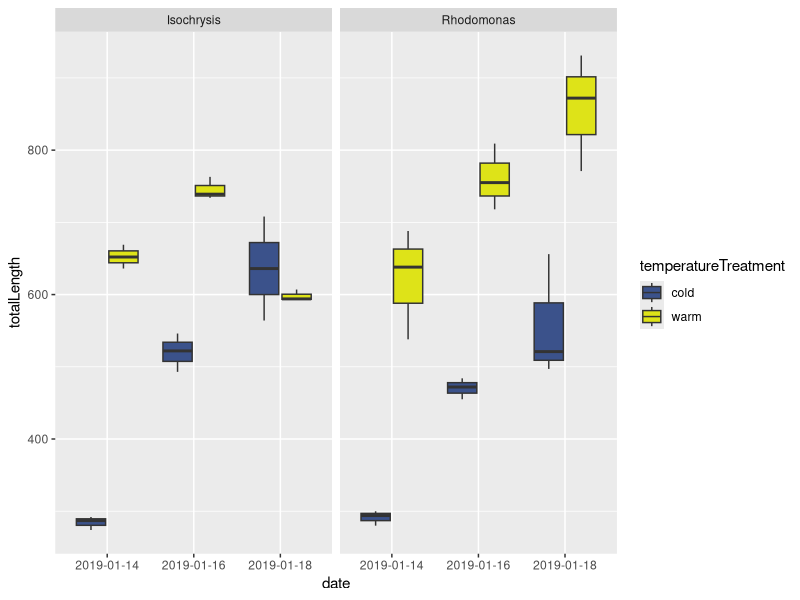
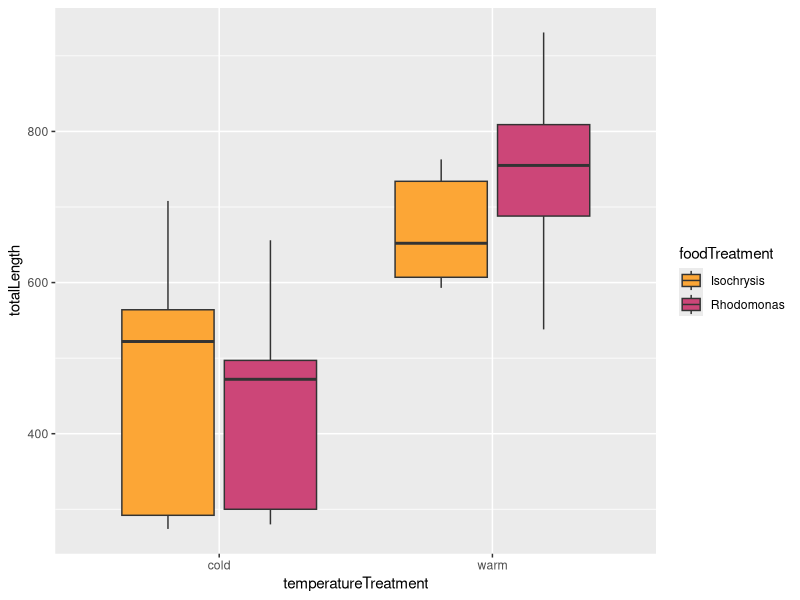
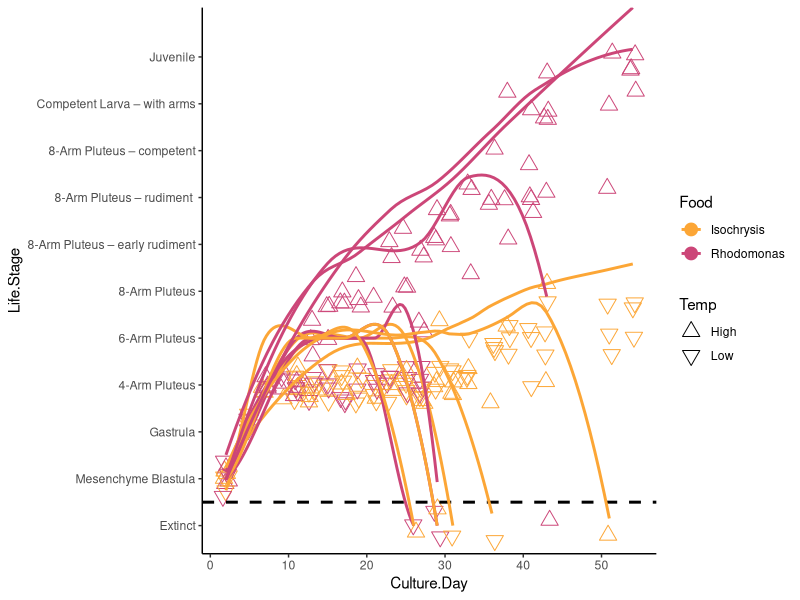

The R source for these figures, in order:
###################################################################################
#                                                                                ##
# Urchin Development                                                             ##
# Data are current as of 2019-03-13                                            ##
# Data source: Oregon Institute of Marine Biology                                ##
# R code prepared by Ross Whippo                                                 ##
# Last updated 2019-03-13                                                      ##
#                                                                                ##
###################################################################################

# SUMMARY:
# Code to visualize and analyse growth patterns of larval Strongylocentrotus
# purpuratus for Ross Whippo's winter 2019 lab rotation with Richard Emlet.

# Required Files (check that script is loading latest version):
# Urchin-Temp-Food-Development.csv
# Development_Qual.csv

# Associated Scripts:
# None

# TO DO

# 2019-03-13 Need to make regressions for each jar on qual figure. Calc density
#             roughly from '5mls' taken per photo op. 

###################################################################################
# TABLE OF CONTENTS                                                               #
#                                                                                 #
# RECENT CHANGES TO SCRIPT                                                        #
# LOAD PACKAGES                                                                   #
# READ IN AND PREPARE DATA                                                        #
# MANIPULATE DATA                                                                 #   
#                                                                                 #
###################################################################################

###################################################################################
# RECENT CHANGES TO SCRIPT                                                        #
###################################################################################

# 2019-01-18 Script created.
# 2019-03-13 Added visualization of qualitative development of urchin larvae

###################################################################################
# LOAD PACKAGES                                                                   #
###################################################################################

library(tidyverse)
library(ggplot2)
library(viridis)

###################################################################################
# READ IN AND PREPARE DATA                                                        #
###################################################################################

devel <- read.csv("Urchin-Temp-Food-Development.csv")
str(devel)

qual <- read.csv("Urchin-Development/Development_Qual.csv")
str(qual)
# change values of particular observations in column
qual$Life.Stage %>%
  recode("Early Pluetus" = "Early Pluteus")
# reorder factor levels
qual$Life.Stage <- factor(qual$Life.Stage, levels = c("Extinct", "Mesenchyme Blastula", "Gastrula", "Early Pluteus", "4-Arm Pluteus", "6-Arm Pluteus", "8-Arm Pluteus", "8-Arm Pluteus – early rudiment", "8-Arm Pluteus – rudiment ", "8-Arm Pluteus – competent", "Competent Larva – with arms", "Juvenile", "Malformed Pluteus"))
levels(qual$Life.Stage)

###################################################################################
# MANIPULATE DATA                                                                 #
###################################################################################

# devel:

ggplot(data = filter(devel, date != "2019-01-11"), aes(x = date, y = totalLength, fill = temperatureTreatment)) +
  geom_boxplot() +
  facet_wrap(~ foodTreatment) +
  scale_fill_viridis(discrete = TRUE, begin = 0.25, end = 0.95, option = "D")

ggplot(data = filter(devel, date != "2019-01-11"), aes(x = temperatureTreatment, y = totalLength, fill = foodTreatment)) +
  geom_boxplot() +
  scale_fill_viridis(discrete = TRUE, begin = 0.8, end = 0.5, option = "C")
  
# qual: 
qual_devel <- qual %>%
  filter(Life.Stage != "Malformed Pluteus")
qual_devel$Num.Stage <- qual_devel$Life.Stage %>%
  recode("Extinct" = "0", "Mesenchyme Blastula" = "1", "Gastrula" = "2", "Early Pluteus" = "3", "4-Arm Pluteus" = "4", "6-Arm Pluteus" = "5", "8-Arm Pluteus" = "6", "8-Arm Pluteus – early rudiment" = "7", "8-Arm Pluteus – rudiment " = "8", "8-Arm Pluteus – competent" = "9", "Competent Larva – with arms" = "10", "Juvenile" = "11")
qual_devel$Num.Stage <- as.numeric(qual_devel$Num.Stage)
ggplot(data = qual_devel, aes(x = Culture.Day, y = Life.Stage, color = Food, fill = Food, group = Treatment)) +
  theme_classic() +
  geom_point(position = "jitter", size = 4, aes(shape = Temp)) +
  scale_shape_manual(values = c(2, 6)) +
  scale_colour_viridis(discrete = TRUE, begin = 0.8, end = 0.5, option = "C") +
  scale_x_continuous(breaks = scales::pretty_breaks(n = 8)) +
  geom_hline(yintercept=1.5, linetype="dashed", color = "black", size=1) +
  stat_smooth(aes(Culture.Day, Num.Stage), method = loess, se = FALSE)

# geom_line(aes(group = Treatment))


############### SUBSECTION HERE

#####
#<<<<<<<<<<<<<<<<<<<<<<<<<<END OF SCRIPT>>>>>>>>>>>>>>>>>>>>>>>>#